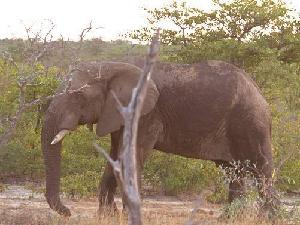
#> input picture img/elephant/image_0001.jpg, 300 x 225 px
$ python training_histograms.py
#> lines starting #> are read from the running program, lines starting #| are printed output that depends on the picture; pictures that were not available may be replaced by others from this repository, and a replacement may not be noted
### util.py
import numpy as np
import os
import json
import math
from PIL import Image

def round(x):
	"""
	x : float
		the value to be rounded

	returns : int
		rounded value of x
	"""
	return int(x + math.copysign(0.5, x))

def create_histogram(image_matrix, max_val):
	"""
	image_matrix : 2-d array
		a matrix of an image consisting of only 1 channel, [[ r ]]
	max_val : int
		maximum value that the image_matrix could have

	returns : array
		a normalized histogram array
	"""
	# create an array with length max_val initialized to 0
	histogram = [0] * max_val
	height, width = image_matrix.shape
	count = height * width

	for row in image_matrix:
		for val in row:
			if val < 0 or val > max_val - 1:
				raise Exception(f"Histogram value must be between 0 and {max_val}. Received {val}.")
			# increment the histogram value of the color value
			histogram[int(val)] += 1

	# normalize the histogram by dividing the values by the amount of pixels and return as a list
	return list(map(lambda x: x / count, histogram))

def rgb_to_hsv(rgb):
	"""
	rgb : array
		array consisting of RGB values, [ r, g, b ]

	returns : array
		array consisting of HSV values, [ h, s, v ]
	"""
	r = rgb[0] / 255.
	g = rgb[1] / 255.
	b = rgb[2] / 255.
	cmax = max(r, g, b)
	cmin = min(r, g, b)
	delta = cmax - cmin
	h = 60

	if delta == 0:
		h = 0
	elif cmax == r:
		h *= ((g - b) / delta) % 6
	elif cmax == g:
		h *= (b - r) / delta + 2
	elif cmax == b:
		h *= (r - g) / delta + 4

	return [round(h), delta / cmax if cmax != 0 else 0, cmax]

def rgb_to_hsv_image(image):
	"""
	image : 3-d array
		a matrix of an image consisting of RGB channels, [[ [r, g, b] ]]

	returns : 3-d array
		a matrix of an image consisting of HSV channels, [[ [h, s, v] ]]
	"""
	return np.array([[rgb_to_hsv(rgb) for rgb in row] for row in image])

def read_images(image_labels, start, end):
	"""
	read training images stored as './img/<label>/<name>'
	calculate RGB and HUE histograms
	save the histograms to a dictionary

	image_labels : str
		label names located in the './img/' folder
	start : int
		the start index of the training images
	end : int
		the end index of the training images

	returns : dict
		contains the histograms of the images like:
		{
			'label': {
				'name': {
					'r': [ red_histogram ], 'g': [ green_histogram ], 'b': [ blue_histogram ], 'h': [ hue_histogram ]
				},
				...
			},
			...
		}
	"""
#> called with start = 0, end = 20
	data = {}

	for label in image_labels:
		data[label] = {}
		path = f"./img/{label}"
		# list images in the label folder
		image_names = os.listdir(path)[start:end]
		for name in image_names:
			data[label][name] = {}
			# read image as RGB
			image = Image.open(f"{path}/{name}").convert("RGB")
#> image is the input picture: PIL image 300x225 RGB; mean R, G, B 151.3, 131.9, 111.4
			# convert image to RGB array
			image_rgb = np.asarray(image)
			# calculate r-g-b-h histograms ([...,x]==[:,:,x] selects the x'th channel, [[ [r, g, b] ]] [...,0] -> [[ r ]])
			histogram_r = create_histogram(image_rgb[...,0], 256)
#> after the loop in create_histogram, `for row in image_matrix:`: histogram = 256 values, max 4968 at index 255, min 0 at index 0, mean 263.7
#> histogram_r = 256 values, max 0.0736 at index 255, min 0 at index 0, mean 0.00391
			histogram_g = create_histogram(image_rgb[...,1], 256)
#> histogram_g = 256 values, max 0.0582 at index 255, min 0 at index 0, mean 0.00391
			histogram_b = create_histogram(image_rgb[...,2], 256)
#> histogram_b = 256 values, max 0.0524 at index 255, min 0 at index 1, mean 0.00391
			histogram_h = create_histogram(rgb_to_hsv_image(image_rgb)[...,0], 361)
#> in rgb_to_hsv_image, `return np.array([[rgb_to_hsv(rgb) for rgb in row] for row in image])`:
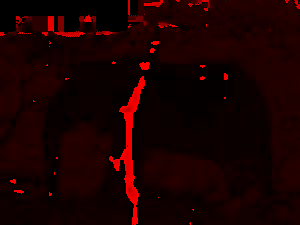
#> returned value: shape (225, 300, 3) float64; mean of channels 0, 1, 2 38.2, 0.3, 0.6; drawn with min black and max white
#> histogram_h = 361 values, max 0.0566 at index 15, min 0 at index 1, mean 0.00277
			data[label][name]["r"] = histogram_r
			data[label][name]["g"] = histogram_g
			data[label][name]["b"] = histogram_b
			data[label][name]["h"] = histogram_h
			print(f"{path}/{name}")
#> pass 2 of the loop in read_images, `for label in image_labels:`:
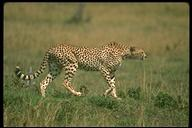
#> input picture img/Leopards/image_0001.jpg, 192 x 128 px, given as the content of the folder ./img/flamingo, which was not available
#> in read_images, image is the input picture: PIL image 192x128 RGB; mean R, G, B 109.4, 106.2, 64.7
#> histogram_r = 256 values, max 0.018 at index 119, min 0 at index 252, mean 0.00391
#> histogram_g = 256 values, max 0.026 at index 117, min 0 at index 228, mean 0.00391
#> histogram_b = 256 values, max 0.0415 at index 0, min 0 at index 184, mean 0.00391
#> in rgb_to_hsv_image (call 2), `return np.array([[rgb_to_hsv(rgb) for rgb in row] for row in image])`:
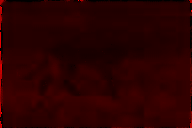
#> returned value: shape (128, 192, 3) float64; mean of channels 0, 1, 2 58.7, 0.5, 0.4; drawn with min black and max white
#> histogram_h = 361 values, max 0.0519 at index 70, min 0 at index 1, mean 0.00277

	return data

# [63 lines left out: functions euclidean, distances, not called in this run]

def write_data(name, data):
	"""
	write given data to a file with the given name
	in JSON format

	name : str
		file name
	data : dict
		data to be written in JSON format
	"""
	with open(name, "w") as f:
		json.dump(data, f)

# [13 lines left out: function read_data, not called in this run]

### training_histograms.py
from util import read_images, write_data

if __name__ == "__main__":
	image_labels = ["elephant", "flamingo", "kangaroo", "Leopards", "octopus", "sea_horse"]
	# use first 20 images as training images
	training = read_images(image_labels, 0, 20)
#> training = 6 items
	# save training histogram values to 'histograms.json' in JSON format
	write_data("histograms.json", training)
